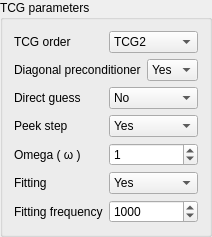
           <widget class="CollapsingGroupboxWidget" name="groupBoxTcgParameters">
            <property name="title">
             <string>TCG parameters</string>
            </property>
            <layout class="QVBoxLayout" name="verticalLayout_7">
             <item>
              <widget class="QWidget" name="widgetContainingTcgParameters" native="true">
               <layout class="QVBoxLayout" name="verticalLayout_4">
                <property name="leftMargin">
                 <number>0</number>
                </property>
                <property name="topMargin">
                 <number>0</number>
                </property>
                <property name="rightMargin">
                 <number>0</number>
                </property>
                <property name="bottomMargin">
                 <number>0</number>
                </property>
                <item>
                 <layout class="QHBoxLayout" name="horizontalLayout_11">
                  <item>
                   <widget class="QLabel" name="labelTcgOrder">
                    <property name="toolTip">
                     <string>&lt;html&gt;&lt;head/&gt;&lt;body&gt;&lt;p&gt;&lt;span style=&quot; font-size:9pt;&quot;&gt;Order of the TCG truncation, TCG1 or TCG2, default is TCG2.&lt;/span&gt;&lt;/p&gt;&lt;/body&gt;&lt;/html&gt;</string>
                    </property>
                    <property name="text">
                     <string>TCG order</string>
                    </property>
                   </widget>
                  </item>
                  <item>
                   <widget class="QComboBox" name="comboBoxTcgOrder">
                    <property name="toolTip">
                     <string>&lt;html&gt;&lt;head/&gt;&lt;body&gt;&lt;p&gt;&lt;span style=&quot; font-size:9pt;&quot;&gt;Order of the TCG truncation, TCG1 or TCG2, default is TCG2.&lt;/span&gt;&lt;/p&gt;&lt;/body&gt;&lt;/html&gt;</string>
                    </property>
                    <item>
                     <property name="text">
                      <string>TCG2</string>
                     </property>
                    </item>
                    <item>
                     <property name="text">
                      <string>TCG1</string>
                     </property>
                    </item>
                   </widget>
                  </item>
                 </layout>
                </item>
                <item>
                 <layout class="QHBoxLayout" name="horizontalLayout_12">
                  <item>
                   <widget class="QLabel" name="labelDiagPrec">
                    <property name="toolTip">
                     <string>&lt;html&gt;&lt;head/&gt;&lt;body&gt;&lt;p&gt;&lt;span style=&quot; font-size:9pt;&quot;&gt;Use of a diagonal preconditioner, default is yes.&lt;/span&gt;&lt;/p&gt;&lt;/body&gt;&lt;/html&gt;</string>
                    </property>
                    <property name="text">
                     <string>Diagonal preconditioner</string>
                    </property>
                   </widget>
                  </item>
                  <item>
                   <widget class="QComboBox" name="comboBoxDiagPrec">
                    <property name="toolTip">
                     <string>&lt;html&gt;&lt;head/&gt;&lt;body&gt;&lt;p&gt;&lt;span style=&quot; font-size:9pt;&quot;&gt;Use of a diagonal preconditioner, default is yes.&lt;/span&gt;&lt;/p&gt;&lt;/body&gt;&lt;/html&gt;</string>
                    </property>
                    <item>
                     <property name="text">
                      <string>Yes</string>
                     </property>
                    </item>
                    <item>
                     <property name="text">
                      <string>No</string>
                     </property>
                    </item>
                   </widget>
                  </item>
                 </layout>
                </item>
                <item>
                 <layout class="QHBoxLayout" name="horizontalLayout_13">
                  <item>
                   <widget class="QLabel" name="labelTcgGuess">
                    <property name="toolTip">
                     <string>&lt;html&gt;&lt;head/&gt;&lt;body&gt;&lt;p&gt;&lt;span style=&quot; font-size:9pt;&quot;&gt;Use of a ”direct guess” (polarizability x permanent electric field) as a guess., default is no.&lt;/span&gt;&lt;/p&gt;&lt;/body&gt;&lt;/html&gt;</string>
                    </property>
                    <property name="text">
                     <string>Direct guess</string>
                    </property>
                   </widget>
                  </item>
                  <item>
                   <widget class="QComboBox" name="comboBoxTcgGuess">
                    <property name="toolTip">
                     <string>&lt;html&gt;&lt;head/&gt;&lt;body&gt;&lt;p&gt;&lt;span style=&quot; font-size:9pt;&quot;&gt;Use of a ”direct guess” (polarizability x permanent electric field) as a guess., default is no.&lt;/span&gt;&lt;/p&gt;&lt;/body&gt;&lt;/html&gt;</string>
                    </property>
                    <item>
                     <property name="text">
                      <string>No</string>
                     </property>
                    </item>
                    <item>
                     <property name="text">
                      <string>Yes</string>
                     </property>
                    </item>
                   </widget>
                  </item>
                 </layout>
                </item>
                <item>
                 <layout class="QHBoxLayout" name="horizontalLayout_14">
                  <item>
                   <widget class="QLabel" name="labelTcgPeek">
                    <property name="toolTip">
                     <string>&lt;html&gt;&lt;head/&gt;&lt;body&gt;&lt;p&gt;&lt;span style=&quot; font-size:9pt;&quot;&gt;Use of a peek step, default is yes. When a peek step is used, a Jacobi Over Relaxation (JOR) is applied to the TCG values of the dipoles with a parameter &lt;/span&gt;&lt;span style=&quot; font-family:'Arial Unicode MS','DejaVu Sans','Athena','Gentium','Palatino Linotype','Lucida Sans Unicode','Lucida Grande','Code2000','sans-serif'; font-size:14px; color:#202122; background-color:#fcfcfc;&quot;&gt;ω.&lt;/span&gt;&lt;span style=&quot; font-size:9pt;&quot;&gt; By default, this value is &lt;/span&gt;&lt;span style=&quot; font-family:'Arial Unicode MS','DejaVu Sans','Athena','Gentium','Palatino Linotype','Lucida Sans Unicode','Lucida Grande','Code2000','sans-serif'; font-size:14px; color:#202122; background-color:#fcfcfc;&quot;&gt;ω&lt;/span&gt;&lt;span style=&quot; font-size:9pt;&quot;&gt; = 1. (regular Jacobi step) but the following keywords can modify this.&lt;/span&gt;&lt;/p&gt;&lt;/body&gt;&lt;/html&gt;</string>
                    </property>
                    <property name="text">
                     <string>Peek step</string>
                    </property>
                   </widget>
                  </item>
                  <item>
                   <widget class="QComboBox" name="comboBoxTcgPeek">
                    <property name="toolTip">
                     <string>&lt;html&gt;&lt;head/&gt;&lt;body&gt;&lt;p&gt;&lt;span style=&quot; font-size:9pt;&quot;&gt;Use of a peek step, default is yes. When a peek step is used, a Jacobi Over Relaxation (JOR) is applied to the TCG values of the dipoles with a parameter &lt;/span&gt;&lt;span style=&quot; font-family:'Arial Unicode MS','DejaVu Sans','Athena','Gentium','Palatino Linotype','Lucida Sans Unicode','Lucida Grande','Code2000','sans-serif'; font-size:14px; color:#202122; background-color:#fcfcfc;&quot;&gt;ω.&lt;/span&gt;&lt;span style=&quot; font-size:9pt;&quot;&gt; By default, this value is &lt;/span&gt;&lt;span style=&quot; font-family:'Arial Unicode MS','DejaVu Sans','Athena','Gentium','Palatino Linotype','Lucida Sans Unicode','Lucida Grande','Code2000','sans-serif'; font-size:14px; color:#202122; background-color:#fcfcfc;&quot;&gt;ω&lt;/span&gt;&lt;span style=&quot; font-size:9pt;&quot;&gt; = 1. (regular Jacobi step) but the following keywords can modify this.&lt;/span&gt;&lt;/p&gt;&lt;/body&gt;&lt;/html&gt;</string>
                    </property>
                    <item>
                     <property name="text">
                      <string>Yes</string>
                     </property>
                    </item>
                    <item>
                     <property name="text">
                      <string>No</string>
                     </property>
                    </item>
                   </widget>
                  </item>
                 </layout>
                </item>
                <item>
                 <widget class="QWidget" name="widgetPeekStep" native="true">
                  <layout class="QVBoxLayout" name="verticalLayout_2">
                   <property name="leftMargin">
                    <number>0</number>
                   </property>
                   <property name="topMargin">
                    <number>0</number>
                   </property>
                   <property name="rightMargin">
                    <number>0</number>
                   </property>
                   <property name="bottomMargin">
                    <number>0</number>
                   </property>
                   <item>
                    <layout class="QHBoxLayout" name="horizontalLayout_15">
                     <item>
                      <widget class="QLabel" name="labelTcgOmega">
                       <property name="text">
                        <string>Omega ( ω )</string>
                       </property>
                      </widget>
                     </item>
                     <item>
                      <widget class="QSpinBox" name="spinBoxTcgOmega">
                       <property name="value">
                        <number>1</number>
                       </property>
                      </widget>
                     </item>
                    </layout>
                   </item>
                   <item>
                    <layout class="QHBoxLayout" name="horizontalLayout_16">
                     <item>
                      <widget class="QLabel" name="labelTcgMegaFit">
                       <property name="text">
                        <string>Fitting</string>
                       </property>
                      </widget>
                     </item>
                     <item>
                      <widget class="QComboBox" name="comboBoxTcgMegaFit">
                       <item>
                        <property name="text">
                         <string>Yes</string>
                        </property>
                       </item>
                       <item>
                        <property name="text">
                         <string>No</string>
                        </property>
                       </item>
                      </widget>
                     </item>
                    </layout>
                   </item>
                   <item>
                    <layout class="QHBoxLayout" name="horizontalLayout_17">
                     <item>
                      <widget class="QLabel" name="labelTcgMegaFitFreq">
                       <property name="text">
                        <string>Fitting frequency</string>
                       </property>
                      </widget>
                     </item>
                     <item>
                      <widget class="QSpinBox" name="spinBoxTcgMegaFitFreq">
                       <property name="maximum">
                        <number>100000000</number>
                       </property>
                       <property name="value">
                        <number>1000</number>
                       </property>
                      </widget>
                     </item>
                    </layout>
                   </item>
                  </layout>
                 </widget>
                </item>
               </layout>
              </widget>
             </item>
            </layout>
           </widget>
